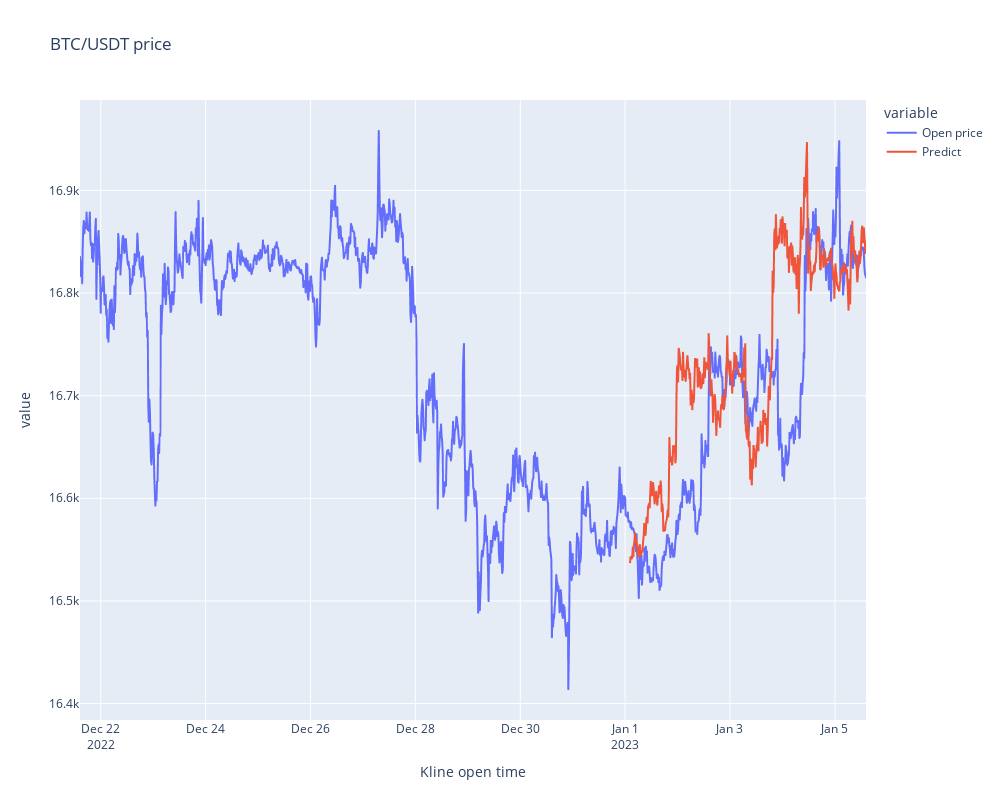

Notebook source saved alongside this figure:
### Markdown cell above
### 📌 Visualize the prediction

### Code cell
visualize_prediction(predictions)

### Figure 1 — Plotly figure (JSON) as saved in the notebook; plotly's stock layout.template omitted (floating-point values rounded to 4 significant figures; data arrays with more than 128 entries replaced by an {"elided": "..."} marker saying what was removed)
{"data": [{"hovertemplate": "variable=Open price<br>Kline open time=%{x}<br>value=%{y}<extra></extra>", "legendgroup": "Open price", "line": {"color": "#636efa", "dash": "solid"}, "marker": {"symbol": "circle"}, "mode": "lines", "name": "Open price", "showlegend": true, "type": "scattergl", "x": {"elided": "1440 str values"}, "xaxis": "x", "y": {"elided": "1440 float values"}, "yaxis": "y"}, {"hovertemplate": "variable=Predict<br>Kline open time=%{x}<br>value=%{y}<extra></extra>", "legendgroup": "Predict", "line": {"color": "#EF553B", "dash": "solid"}, "marker": {"symbol": "circle"}, "mode": "lines", "name": "Predict", "showlegend": true, "type": "scattergl", "x": {"elided": "1440 str values"}, "xaxis": "x", "y": {"elided": "1440 float values"}, "yaxis": "y"}], "layout": {"height": 800, "legend": {"title": {"text": "variable"}, "tracegroupgap": 0}, "title": {"text": "BTC/USDT price"}, "width": 1000, "xaxis": {"anchor": "y", "autorange": true, "domain": [0, 1], "range": ["2022-12-31 16:45", "2023-01-05 04:45"], "title": {"text": "Kline open time"}, "type": "date"}, "yaxis": {"anchor": "x", "autorange": true, "domain": [0, 1], "range": [16480.0, 16970.0], "title": {"text": "value"}, "type": "linear"}}}
